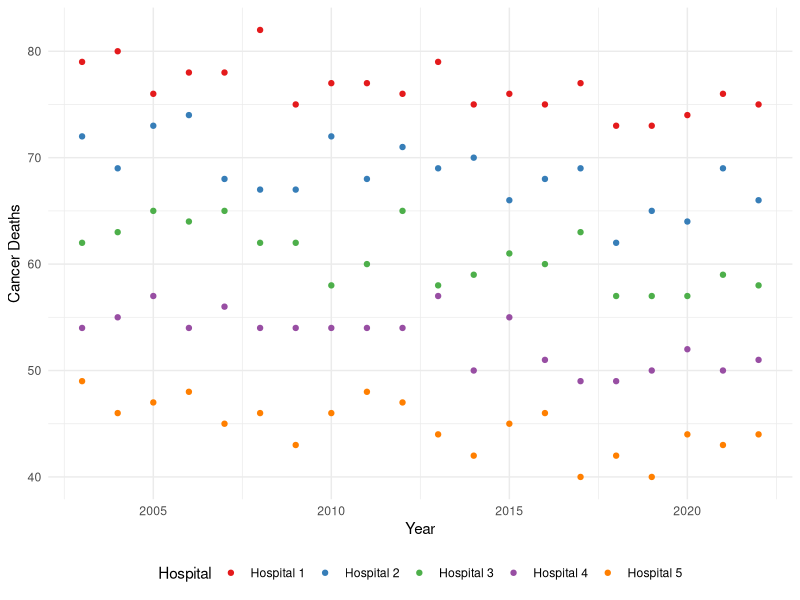

The R source for this figure:
#### Preamble ####
# Purpose: Simulates the data for deaths attributed to cancer for 5 hospitals
# Author: Alaina Hu 
# Date: 1 April 2024 
# Contact: alaina.hu@utoronto.ca 
# License: MIT
# Pre-requisites: NA
# Any other information needed? NA


#### Workspace setup ####

library(tidyverse)
library(ggplot2)


#### Simulate data ####
set.seed(853)

number_of_years <- 20
start_mean <- 80 
decrease_per_year <- 2 
sd_deaths <- 2 

mean_deaths_per_year <- start_mean - (0:(number_of_years - 1)) * decrease_per_year

simulated_data <-
  tibble(
    hospital = rep(paste("Hospital", 1:5), each = number_of_years),
    year = rep(2003:(2002 + number_of_years), times = 5),
    deaths = round(rnorm(n = number_of_years * 5, mean = rep(mean_deaths_per_year, each = 5), sd = sd_deaths))
  )

simulated_data_sorted <- simulated_data %>%
  arrange(year)

head(simulated_data_sorted)

#### Plot data ####
simulated_data_sorted |>
  ggplot(aes(x = year, y = deaths, color = hospital)) +
  geom_point() +
  theme_minimal() +
  labs(x = "Year", y = "Cancer Deaths", color = "Hospital") +
  scale_color_brewer(palette = "Set1") +
  theme(legend.position = "bottom")

#### Test data ####
hospital_names <- c("Hospital 1", "Hospital 2", "Hospital 3", "Hospital 4", "Hospital 5")

simulated_data_sorted$hospital |>
  unique() %in% hospital_names

simulated_data_sorted$hospital |> class() == "character"

simulated_data_sorted$year |> class() == "integer"
simulated_data_sorted$year |> min() == 2003
simulated_data_sorted$year |> max() == 2023

simulated_data_sorted$year |> unique() |> length() == 20

simulated_data_sorted$deaths |> class() == "numeric"
simulated_data_sorted$deaths |> min() >= 0
simulated_data_sorted$deaths |> max() <= 200

simulated_data_sorted$hospital |> length() == 100



